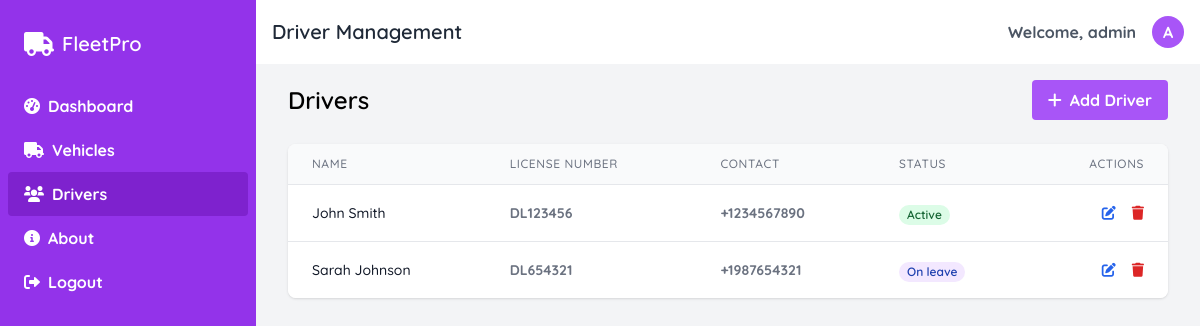
The page /drivers.php (signed in) on the database its author committed.
### tables this page shows
CREATE TABLE IF NOT EXISTS drivers (
    id INT AUTO_INCREMENT PRIMARY KEY,
    name VARCHAR(100) NOT NULL,
    license_number VARCHAR(50) NOT NULL UNIQUE,
    contact VARCHAR(20) NOT NULL,
    status ENUM('active', 'on_leave', 'suspended', 'inactive') DEFAULT 'active',
    created_at TIMESTAMP DEFAULT CURRENT_TIMESTAMP,
    updated_at TIMESTAMP DEFAULT CURRENT_TIMESTAMP ON UPDATE CURRENT_TIMESTAMP
);

### includes/db.php (called while the page is built, shortened)
<?php
global $pdo;
function getDrivers() {
    global $pdo;
    $stmt = $pdo->query("SELECT * FROM drivers");
    return $stmt->fetchAll(PDO::FETCH_ASSOC);
}
?>

### drivers.php (the view, shortened to what this page needs)
<?php
require_once 'includes/db.php';
$drivers = getDrivers();
?>
<!DOCTYPE html>
<html lang="en">
<head>
    <script src="https://cdn.tailwindcss.com"></script>
    <link rel="stylesheet" href="https://cdnjs.cloudflare.com/ajax/libs/font-awesome/6.0.0/css/all.min.css">
</head>
<body class="bg-gray-100 font-sans">
    <div class="flex h-screen">
        <div class="sidebar bg-purple-600 text-white w-64 space-y-6 py-7 px-2 absolute inset-y-0 left-0 transform -translate-x-full md:relative md:translate-x-0 transition duration-200 ease-in-out">
            <div class="text-white flex items-center space-x-2 px-4">
                <i class="fas fa-truck text-2xl"></i>
                <span class="text-xl font-semibold">FleetPro</span>
            </div>
            <nav>
                <a href="dashboard.php" class="block py-2.5 px-4 rounded transition duration-200 hover:bg-purple-700">
                    <i class="fas fa-tachometer-alt mr-2"></i>Dashboard
                </a>
                <a href="vehicles.php" class="block py-2.5 px-4 rounded transition duration-200 hover:bg-purple-700">
                    <i class="fas fa-truck mr-2"></i>Vehicles
                </a>
                <a href="drivers.php" class="block py-2.5 px-4 rounded transition duration-200 bg-purple-700">
                    <i class="fas fa-users mr-2"></i>Drivers
                </a>
                <a href="about.php" class="block py-2.5 px-4 rounded transition duration-200 hover:bg-purple-700">
                    <i class="fas fa-info-circle mr-2"></i>About
                </a>
                <a href="logout.php" class="block py-2.5 px-4 rounded transition duration-200 hover:bg-purple-700">
                    <i class="fas fa-sign-out-alt mr-2"></i>Logout
                </a>
            </nav>
        </div>
        <div class="flex-1 flex flex-col overflow-hidden">
            <header class="bg-white shadow-sm hidden md:block">
                <div class="flex items-center justify-between p-4">
                    <h1 class="text-xl font-semibold text-gray-800">Driver Management</h1>
                    <div class="flex items-center space-x-4">
                        <span class="text-gray-600">Welcome, <?php echo htmlspecialchars($_SESSION['username']); ?></span>
                        <div class="w-8 h-8 rounded-full bg-purple-500 flex items-center justify-center text-white">
                            <?php echo strtoupper(substr($_SESSION['username'], 0, 1)); ?>
                        </div>
                    </div>
                </div>
            </header>
            <main class="flex-1 overflow-x-hidden overflow-y-auto bg-gray-100 p-4">
                <div class="container mx-auto px-4">
                    <div class="flex justify-between items-center mb-6">
                        <h2 class="text-2xl font-semibold">Drivers</h2>
                        <a href="drivers.php?action=add" class="bg-purple-500 hover:bg-purple-600 text-white font-bold py-2 px-4 rounded">
                            <i class="fas fa-plus mr-2"></i>Add Driver
                        </a>
                    </div>
                    <div class="bg-white rounded-lg shadow overflow-hidden">
                        <div class="overflow-x-auto">
                            <table class="min-w-full divide-y divide-gray-200">
                                <thead class="bg-gray-50">
                                    <tr>
                                        <th scope="col" class="px-6 py-3 text-left text-xs font-medium text-gray-500 uppercase tracking-wider">Name</th>
                                        <th scope="col" class="px-6 py-3 text-left text-xs font-medium text-gray-500 uppercase tracking-wider">License Number</th>
                                        <th scope="col" class="px-6 py-3 text-left text-xs font-medium text-gray-500 uppercase tracking-wider">Contact</th>
                                        <th scope="col" class="px-6 py-3 text-left text-xs font-medium text-gray-500 uppercase tracking-wider">Status</th>
                                        <th scope="col" class="px-6 py-3 text-right text-xs font-medium text-gray-500 uppercase tracking-wider">Actions</th>
                                    </tr>
                                </thead>
                                <tbody class="bg-white divide-y divide-gray-200">
                                    <?php if (empty($drivers)): ?>
                                        <tr>
                                            <td colspan="5" class="px-6 py-4 text-center text-gray-500">No drivers found</td>
                                        </tr>
                                    <?php else: ?>
                                        <?php foreach ($drivers as $driver): ?>
                                            <tr class="hover:bg-gray-50">
                                                <td class="px-6 py-4 whitespace-nowrap text-sm font-medium text-gray-900"><?php echo htmlspecialchars($driver['name']); ?></td>
                                                <td class="px-6 py-4 whitespace-nowrap text-sm text-gray-500"><?php echo htmlspecialchars($driver['license_number']); ?></td>
                                                <td class="px-6 py-4 whitespace-nowrap text-sm text-gray-500"><?php echo htmlspecialchars($driver['contact']); ?></td>
                                                <td class="px-6 py-4 whitespace-nowrap">
                                                    <?php
                                                        $statusClass = '';
                                                        switch ($driver['status']) {
                                                            case 'active':
                                                                $statusClass = 'bg-green-100 text-green-800';
                                                                break;
                                                            case 'on_leave':
                                                                $statusClass = 'bg-purple-100 text-blue-800';
                                                                break;
                                                        }
                                                    ?>
                                                    <span class="px-2 inline-flex text-xs leading-5 font-semibold rounded-full <?php echo $statusClass; ?>">
                                                        <?php echo ucfirst(str_replace('_', ' ', $driver['status'])); ?>
                                                    </span>
                                                </td>
                                                <td class="px-6 py-4 whitespace-nowrap text-right text-sm font-medium">
                                                    <a href="drivers.php?action=edit&id=<?php echo $driver['id']; ?>" class="text-blue-600 hover:text-blue-900 mr-3">
                                                        <i class="fas fa-edit"></i>
                                                    </a>
                                                    <a href="drivers.php?action=delete&id=<?php echo $driver['id']; ?>" class="text-red-600 hover:text-red-900" onclick="return confirm('Are you sure you want to delete this driver?');">
                                                        <i class="fas fa-trash"></i>
                                                    </a>
                                                </td>
                                            </tr>
                                        <?php endforeach; ?>
                                    <?php endif; ?>
                                </tbody>
                            </table>
                        </div>
                    </div>
                </div>
            </main>
        </div>
    </div>
</body>
</html>

### drivers.php (style rules this page uses)
* { font-family: "Quicksand", sans-serif; font-optical-sizing: auto; font-weight: 700; font-style: normal; }

### rows shown on the page
drivers: name "John Smith", license_number "DL123456", contact "+1234567890", status "Active"
drivers: name "Sarah Johnson", license_number "DL654321", contact "+1987654321", status "On leave"

### other values the page prints
$_SESSION['username'] "admin"
substr($_SESSION['username'], 0, 1) "A"
